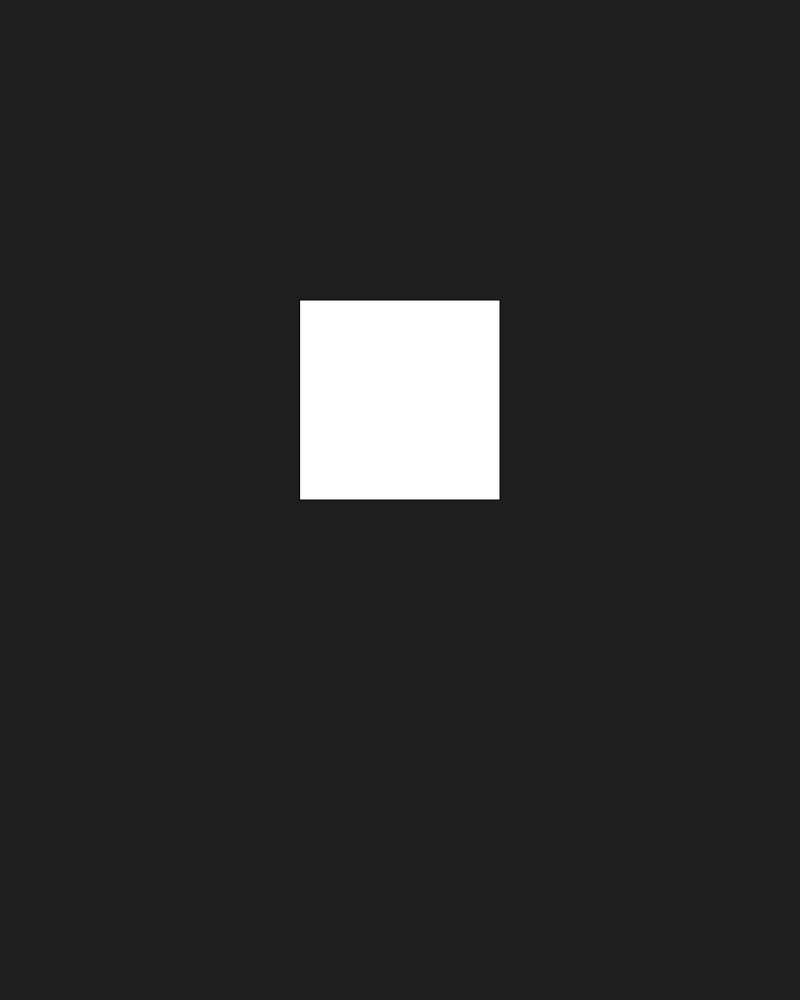
Frame 1 (no input)
Frame 60 (no input): identical to frame 1, image omitted
Frame 120 (the mouse pressed at the canvas centre since frame 60): identical to frame 1, image omitted

The p5.js sketch that drew this single still picture (run headless with seeded random() and noise() and a simulated clock; from frame 60 on, the mouse is pressed at the canvas centre):

// p5.js sketch
// ── sketch.js

function setup () {
  createCanvas(800, 1000);

  background(30);
  rect(300, 300, 200, 200);
}

function draw() {

}


function sleep(ms) {
  return new Promise(resolve => setTimeout(resolve, ms));
}
